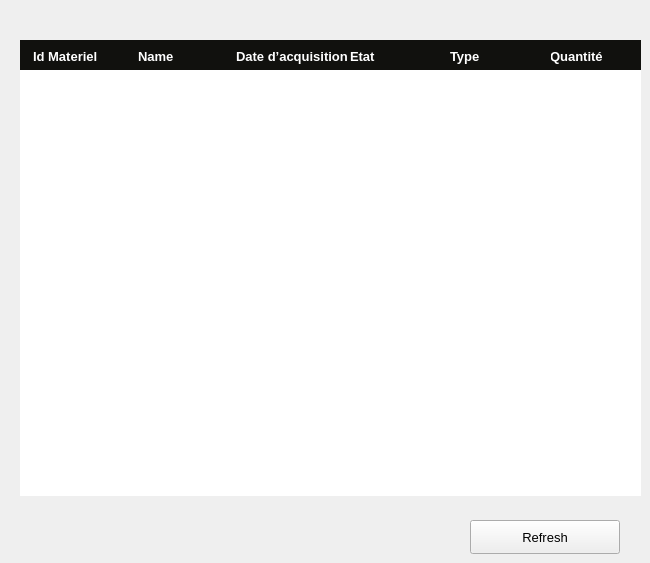
      <widget class="QWidget" name="tab_5">
       <attribute name="title">
        <string>delete</string>
       </attribute>
       <widget class="QLabel" name="label_29">
        <property name="geometry">
         <rect>
          <x>20</x>
          <y>40</y>
          <width>111</width>
          <height>34</height>
         </rect>
        </property>
        <property name="font">
         <font>
          <pointsize>10</pointsize>
          <bold>true</bold>
         </font>
        </property>
        <property name="styleSheet">
         <string notr="true">#label_29
{
	color:white;
	background:#11110E;
padding-left:10px;
}</string>
        </property>
        <property name="text">
         <string>&lt;html&gt;&lt;head/&gt;&lt;body&gt;&lt;p&gt;&lt;span style=&quot; color:#ffffff;&quot;&gt;Id Materiel&lt;/span&gt;&lt;/p&gt;&lt;/body&gt;&lt;/html&gt;</string>
        </property>
       </widget>
       <widget class="QLabel" name="label_30">
        <property name="geometry">
         <rect>
          <x>130</x>
          <y>40</y>
          <width>101</width>
          <height>34</height>
         </rect>
        </property>
        <property name="font">
         <font>
          <pointsize>10</pointsize>
          <bold>true</bold>
         </font>
        </property>
        <property name="styleSheet">
         <string notr="true">#label_30
{
	color:white;
	background:#11110E;
	padding-left:5px;
}</string>
        </property>
        <property name="text">
         <string>&lt;html&gt;&lt;head/&gt;&lt;body&gt;&lt;p&gt;Name&lt;/p&gt;&lt;/body&gt;&lt;/html&gt;</string>
        </property>
       </widget>
       <widget class="QLabel" name="label_31">
        <property name="geometry">
         <rect>
          <x>230</x>
          <y>40</y>
          <width>121</width>
          <height>34</height>
         </rect>
        </property>
        <property name="font">
         <font>
          <pointsize>10</pointsize>
          <bold>true</bold>
         </font>
        </property>
        <property name="styleSheet">
         <string notr="true">#label_31
{
	color:white;
	background:#11110E;
	padding-left:3px;
}</string>
        </property>
        <property name="text">
         <string>&lt;html&gt;&lt;head/&gt;&lt;body&gt;&lt;p&gt;&lt;span style=&quot; color:#ffffff;&quot;&gt;Date d’acquisition&lt;/span&gt;&lt;/p&gt;&lt;/body&gt;&lt;/html&gt;</string>
        </property>
       </widget>
       <widget class="QLabel" name="label_33">
        <property name="geometry">
         <rect>
          <x>350</x>
          <y>40</y>
          <width>101</width>
          <height>34</height>
         </rect>
        </property>
        <property name="font">
         <font>
          <pointsize>10</pointsize>
          <bold>true</bold>
         </font>
        </property>
        <property name="styleSheet">
         <string notr="true">#label_33
{
	color:white;
	background:#11110E;
}</string>
        </property>
        <property name="text">
         <string>&lt;html&gt;&lt;head/&gt;&lt;body&gt;&lt;p&gt;Etat&lt;/p&gt;&lt;/body&gt;&lt;/html&gt;</string>
        </property>
       </widget>
       <widget class="QLabel" name="label_32">
        <property name="geometry">
         <rect>
          <x>550</x>
          <y>40</y>
          <width>91</width>
          <height>34</height>
         </rect>
        </property>
        <property name="font">
         <font>
          <pointsize>10</pointsize>
          <bold>true</bold>
         </font>
        </property>
        <property name="styleSheet">
         <string notr="true">#label_32
{
	color:white;
	background:#11110E;
}</string>
        </property>
        <property name="text">
         <string>&lt;html&gt;&lt;head/&gt;&lt;body&gt;&lt;p&gt;Quantité&lt;/p&gt;&lt;/body&gt;&lt;/html&gt;</string>
        </property>
       </widget>
       <widget class="QLabel" name="label_34">
        <property name="geometry">
         <rect>
          <x>450</x>
          <y>40</y>
          <width>101</width>
          <height>34</height>
         </rect>
        </property>
        <property name="font">
         <font>
          <pointsize>10</pointsize>
          <bold>true</bold>
         </font>
        </property>
        <property name="styleSheet">
         <string notr="true">#label_34
{
	color:white;
	background:#11110E;
}</string>
        </property>
        <property name="text">
         <string>&lt;html&gt;&lt;head/&gt;&lt;body&gt;&lt;p&gt;&lt;span style=&quot; color:#ffffff;&quot;&gt;Type&lt;/span&gt;&lt;/p&gt;&lt;/body&gt;&lt;/html&gt;</string>
        </property>
       </widget>
       <widget class="QTableView" name="deleteTableView">
        <property name="geometry">
         <rect>
          <x>20</x>
          <y>70</y>
          <width>621</width>
          <height>426</height>
         </rect>
        </property>
        <property name="sizePolicy">
         <sizepolicy hsizetype="Fixed" vsizetype="Fixed">
          <horstretch>0</horstretch>
          <verstretch>0</verstretch>
         </sizepolicy>
        </property>
        <property name="focusPolicy">
         <enum>Qt::FocusPolicy::NoFocus</enum>
        </property>
        <property name="autoFillBackground">
         <bool>false</bool>
        </property>
        <property name="frameShape">
         <enum>QFrame::Shape::NoFrame</enum>
        </property>
        <property name="horizontalScrollBarPolicy">
         <enum>Qt::ScrollBarPolicy::ScrollBarAlwaysOff</enum>
        </property>
        <property name="sizeAdjustPolicy">
         <enum>QAbstractScrollArea::SizeAdjustPolicy::AdjustIgnored</enum>
        </property>
        <property name="editTriggers">
         <set>QAbstractItemView::EditTrigger::NoEditTriggers</set>
        </property>
        <property name="tabKeyNavigation">
         <bool>false</bool>
        </property>
        <property name="showDropIndicator" stdset="0">
         <bool>false</bool>
        </property>
        <property name="dragDropOverwriteMode">
         <bool>false</bool>
        </property>
        <property name="alternatingRowColors">
         <bool>true</bool>
        </property>
        <property name="selectionMode">
         <enum>QAbstractItemView::SelectionMode::SingleSelection</enum>
        </property>
        <property name="selectionBehavior">
         <enum>QAbstractItemView::SelectionBehavior::SelectRows</enum>
        </property>
        <property name="textElideMode">
         <enum>Qt::TextElideMode::ElideNone</enum>
        </property>
        <property name="showGrid">
         <bool>false</bool>
        </property>
        <property name="gridStyle">
         <enum>Qt::PenStyle::NoPen</enum>
        </property>
        <property name="cornerButtonEnabled">
         <bool>false</bool>
        </property>
        <attribute name="horizontalHeaderVisible">
         <bool>false</bool>
        </attribute>
        <attribute name="horizontalHeaderMinimumSectionSize">
         <number>30</number>
        </attribute>
        <attribute name="horizontalHeaderDefaultSectionSize">
         <number>120</number>
        </attribute>
       </widget>
       <widget class="QPushButton" name="pushButton_11">
        <property name="geometry">
         <rect>
          <x>470</x>
          <y>520</y>
          <width>150</width>
          <height>34</height>
         </rect>
        </property>
        <property name="font">
         <font>
          <pointsize>10</pointsize>
         </font>
        </property>
        <property name="styleSheet">
         <string notr="true">#pushButton_3
{
	background:#00855C;
	border:none;
	color:white;
}

#pushButton_3:hover
{
	background:#2D2D2D;
	border:2px solid #00855C;
	color:#00855C;
}</string>
        </property>
        <property name="text">
         <string>Refresh</string>
        </property>
       </widget>
      </widget>
